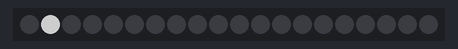
Bench run of a sketch on a simulated Arduino Uno, built with avr-gcc and run on an emulated ATmega328P. Parts: 20 RGB LEDs in strip order, left to right. Dim RGB values are drawn brighter than linear; random numbers use the default seed unless the sketch sets one.

Above: at 1.06 s.
At 16.34 s:
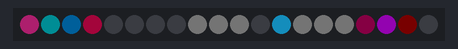
At 18.23 s:
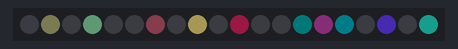
At 20.12 s:
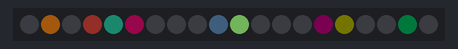
At 24.02 s:
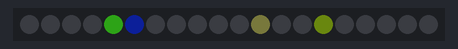
At 31.68 s:
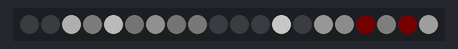

The sketch:

pop_fade_demo.ino
```cpp
/* pop_fade_demo

By: Andrew Tuline

Date: Sep, 2014

A demo showing the flexibility of individual LED pop fades across the HSV range. A little code and lots of variables can go a long way.

1) Fade
2) Colour bars.
3) Colour randomness, or array of colours. Set random via RGB for a wide range of colours.
4) Delay

You can set an LED with HSV values, but you can't query those values and increment/decrement them unless you maintain
a separate array. In addtion, there are no HSV methods/functions available yet in FastLED. As a result, I'm not doing any HSV modifications,
such as changing the saturation (which doesn't look at that cool anyway).

*/


#include "FastLED.h"                                          // FastLED library.

// Fixed definitions cannot change on the fly.
#define LED_DT 12                                             // Data pin to connect to the strip.
#define LED_CK 11
#define COLOR_ORDER BGR                                       // It's GRB for WS2812B
#define LED_TYPE APA102                                       // What kind of strip are you using (WS2801, WS2812B or APA102)?
#define NUM_LEDS 20                                           // Number of LED's.

// Initialize changeable global variables.
uint8_t max_bright = 128;                                     // Overall brightness definition. It can be changed on the fly.

struct CRGB leds[NUM_LEDS];                                   // Initialize our LED array.

struct CHSV hsvs[NUM_LEDS];


// Most of these variables can be changed.
int ranamount = 50;                                           // The higher the number, lowers the chance for a pixel to light up.
uint8_t thisdelay = 50;                                       // Standard delay value.
bool boolcolours = 1;                                         // True = random, False = array of colours (up to 10)
uint8_t numcolours = 2;                                       // Number of colours in the array to display.
unsigned long colours[10] = {0xff0000, 0x00ff00, 0x0000ff, 0xffffff};  // Just assign the first 3 of these selectable colours.
uint8_t maxbar = 1;                                           // Maximum # of pixels to turn on in a row
uint8_t fadeval = 224;                                        // Fade rate


void setup() {
  delay(1000);                                                 // Power-up safety delay or something like that.
  Serial.begin(57600);

//  LEDS.addLeds<LED_TYPE, LED_DT, COLOR_ORDER>(leds, NUM_LEDS);          // Use this for WS2812B
  LEDS.addLeds<LED_TYPE, LED_DT, LED_CK, COLOR_ORDER>(leds, NUM_LEDS);  // Use this for WS2801 or APA102

  set_max_power_in_volts_and_milliamps(5, 500);               // FastLED 2.1 Power management set at 5V, 500mA
  FastLED.setBrightness(max_bright);
} // setup()


void loop() {
  ChangeMe();                                                 // Muck those variable around.
  pop_fade();                                                 // Simple call to the routine.
  show_at_max_brightness_for_power();
  delay_at_max_brightness_for_power(thisdelay*2.5);
} // loop()


void pop_fade() {
  unsigned long thiscolour;
  if (ranamount >NUM_LEDS) ranamount = NUM_LEDS;               // Make sure we're at least utilizing ALL the LED's.
  int idex = random16(0, ranamount);

  if (idex < NUM_LEDS) {                                      // Only the lowest probability twinkles will do.
    boolcolours ? thiscolour = random(0, 0xffffff) : thiscolour =  colours[random16(0, numcolours)];
    int barlen = random16(1,maxbar);
    for (int i = 0; i <barlen; i++)
      if (idex+i < NUM_LEDS) leds[idex+i] = thiscolour;       // Make sure we don't overshoot the array.
  }
  for (int i = 0; i <NUM_LEDS; i++) leds[i].nscale8(fadeval); // Go through the array and reduce each RGB value by a percentage.
} // pop_fade()


void ChangeMe() {
  uint8_t secondHand = (millis() / 1000) % 30;                // Increase this if you want a longer demo.
  static uint8_t lastSecond = 99;                             // Static variable, means it's only defined once. This is our 'debounce' variable.

  // You can change variables, but remember to set them back in the next demo, or they will stay as is.
  if (lastSecond != secondHand) {
    lastSecond = secondHand;
    if (secondHand ==  0)  {thisdelay = 50; colours[0] = 0xffffff; numcolours=1; boolcolours=0; maxbar = 1;}         // Just white twinkles
    if (secondHand ==  5)  {thisdelay = 20; colours[1] = 0xff0000; numcolours=2; boolcolours=0; maxbar = 4;}         // Add red and make bars
    if (secondHand == 10)  {thisdelay = 30; fadeval = 192;}                                                           // Speed up the fade
    if (secondHand == 15)  {thisdelay = 50; boolcolours=1; maxbar=1;}                                                // A pile of colours, 1 pixel in length
    if (secondHand == 20)  {thisdelay = 50; fadeval = 128;}                                                            // Slow down the fade
    if (secondHand == 25)  {thisdelay = 50; colours[2]= 0x0000ff; boolcolours=0; numcolours=3; fadeval = 192; maxbar = 6;}
    if (secondHand == 30)  {}
    if (secondHand == 35)  {}
    if (secondHand == 40)  {}
    if (secondHand == 45)  {}
    if (secondHand == 50)  {}
    if (secondHand == 55)  {}
  } // if lastSecond
} // ChangeMe()
```
